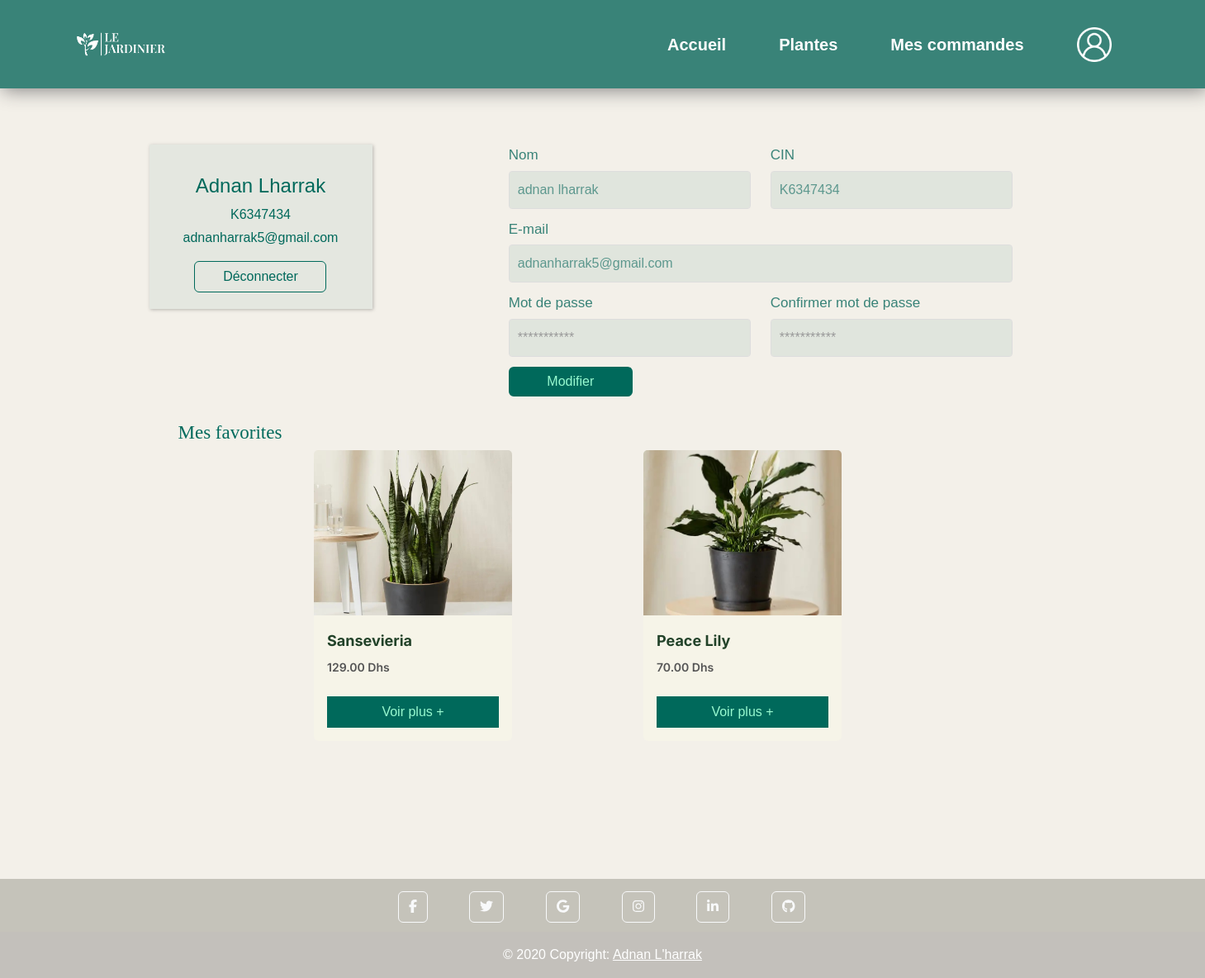
Screenshot of /client/profile.php (signed in) with the database file from the repository.
### tables this page shows
CREATE TABLE `client` (
  `id_client` int(11) NOT NULL,
  `nom_client` varchar(255) DEFAULT NULL,
  `cin` varchar(222) DEFAULT NULL,
  `email` varchar(255) DEFAULT NULL,
  `password` varchar(255) DEFAULT NULL
);

CREATE TABLE `plant` (
  `id_plant` int(11) NOT NULL,
  `nom_plant` varchar(255) DEFAULT NULL,
  `image` varchar(222) NOT NULL,
  `prix` decimal(10,2) DEFAULT NULL,
  `description` text DEFAULT NULL,
  `lumiere` varchar(255) DEFAULT NULL,
  `arrosage` varchar(255) DEFAULT NULL,
  `humidite` varchar(255) DEFAULT NULL,
  `quantite` int(11) DEFAULT NULL
);

### client/profile.php (the view, shortened to what this page needs)
<?php
require('navbar.php');
require('../connection.php');
$id_client = isset($_SESSION['id_client']) ? $_SESSION['id_client'] : '';
$stmt = $pdo->prepare('SELECT * FROM `client` WHERE id_client=:id_client');
$stmt->bindParam(':id_client', $id_client);
$stmt->execute();
$row = $stmt->fetch(PDO::FETCH_ASSOC);
?>
<body>
    <div class="container">
        <div class="main-body">
            <div class="row justify-content-between">
                <div class="col-md-3">
                    <div class="card-1">
                        <div class="card-body">
                            <div class="d-flex flex-column align-items-center text-center">
                                <div class="mt-3">
                                    <h4><?php echo $row['nom_client']; ?></h4>
                                    <p class="text mb-1"><?php echo $row['cin']; ?></p>
                                    <p class="text font-size-sm"><?php echo $row['email']; ?></p>
                                    <button type='button' class='btn btn-supp' data-bs-toggle='modal' data-bs-target='#exampleModal-<?php echo $id_client; ?>'>Déconnecter</button>
                                </div>
                            </div>
                        </div>
                    </div>
                </div>
                <div class="col-md-9">
                    <div class="card-2 mb-3">
                        <div class="card-body">
                            <form action="" method="post">
                                <div class="row">
                                    <div class="col-md-6">
                                        <div class="form-group">
                                            <label for="nom">Nom</label>
                                            <input type="text" class="form-control custom-input" id="nom" name="nom" value="<?php echo $row['nom_client'] ?>">
                                        </div>
                                    </div>
                                    <div class="col-md-6">
                                        <div class="form-group">
                                            <label for="cin">CIN</label>
                                            <input type="text" class="form-control custom-input" id="cin" name="cin" value="<?php echo $row['cin'] ?>">
                                        </div>
                                    </div>
                                </div>
                                <div class="col-md-12">
                                <div class="form-group">
                                    <label for="email">E-mail</label>
                                    <input type="email" class="form-control custom-input" id="email" name="email" value="<?php echo $row['email'] ?>">
                                </div>
                                </div>
                                <div class="row">
                                    <div class="col-md-6">
                                        <div class="form-group">
                                            <label for="password">Mot de passe</label>
                                            <input type="password" class="form-control custom-input" id="password" name="password" placeholder="***********">
                                        </div>
                                    </div>
                                    <div class="col-md-6">
                                        <div class="form-group">
                                            <label for="confirmpass">Confirmer mot de passe</label>
                                            <input type="password" class="form-control custom-input" id="confirmpass" name="confirmpass" placeholder="***********">
                                        </div>
                                    </div>
                                </div>
                                <div class="form-group">
                                    <input type="submit" class="btn btn-primary" id="btn" name="modifier" value="Modifier">
                                </div>
                            </form>
                        </div>
                    </div>
                </div>
                    <?php
                    $stmt = $pdo->prepare('SELECT p.* FROM `favorit` f INNER JOIN `plant` p ON f.id_plant = p.id_plant WHERE f.id_client = :id_client');
                    $stmt->bindParam(':id_client', $id_client);
                    $stmt->execute();
                    $resultSet = $stmt->fetchAll(PDO::FETCH_ASSOC);
                    ?>
                    <div class="row row-cols-1">
                        <h2 class="titrei">Mes favorites</h2>
                        <?php
                        foreach ($resultSet as $row) {
                            $card = '
                            <div class="col-md-4">
                                <div class="card h-100">
                                    <img src="../images/' . $row['image'] . '" class="card-img-top" alt="' . $row['nom_plant'] . '" />
                                    <div class="card-body">
                                        <h5 class="card-title">' . $row['nom_plant'] . '</h5>
                                        <p class="card-text">' . $row['prix'] . ' Dhs</p>
                                        <button class="btn btn-modif">
                                            <a class="text-decoration-none link-1" href="details.php?id_plant=' . $row["id_plant"] . '">Voir plus +</a>
                                        </button>
                                    </div>
                                </div>
                            </div>
                            ';
                            echo $card;
                        }
                        ?>
                    </div>
                </div>
            </div>
        </div>
</body>
<?php
    require "./footer.php";
?>

### client/style.css (style rules this page uses)
body { font-family: 'Inter'; background-color: #FCF9F3; }
body { font-family: Arial, sans-serif; background-color: #F3F0E9; }
label { display: block; font-size: 20px; color: #398378; margin-bottom: 5px; }
input[type="text"], input[type="number"], textarea, select.form-control.form-select.border-0.py-3 { width: 100%; padding: 10px; border: 1px solid #ddd; border-radius: 4px; font-size: 16px; background-color: rgba(57, 131, 120, 0.1); color: #398378c9; }
::placeholder { color: rgba(57, 131, 120, 0.74); }

### client/profile.php (style rules this page uses)
.main-body { margin-top: 175px; margin-left: 99px; }
.card-1 { width: 270px; border: 1px solid #ccc; padding: 20px; background-color: #39837814; border: none; box-shadow: 1px 1px 4px #00000040; }
.card-2.mb-3 { margin-left: 130px; width: 610px; }
.custom-input { border: 1px solid #ccc; padding: 10px; border-radius: 4px; width: 100%; }
.custom-input::placeholder { color: #999; }
label { display: block; font-size: 17px; color: #398378; margin-bottom: 6px; }
input[type="text"], input[type="email"], input[type="password"], select.form-control.form-select.border-0.py-3 { width: 100%; padding: 10px; border: 1px solid #ddd; margin-bottom: 12px; border-radius: 4px; font-size: 16px; background-color: rgba(57, 131, 120, 0.1); color: #398378c9; }
input[type="submit"] { color: #98F9D0; background-color: #00695B; width: 150px; border: none; margin-bottom: 14px; }
h2.titrei { color: #016a5c; font-size: 23px; font-family: initial; margin-left: 70px; }
.h-100 { height: 100%!important; width: 240px; background-color: #f6f4e8; border: none; }
.card-title { font-family: 'Inter'; font-style: normal; font-weight: 600; font-size: 23px; margin-top: 4px; color: #224229; }
.card-text { font-family: 'Inter'; font-style: normal; font-weight: 600; font-size: 14px; margin-top: 4px; color: #224229; }
button.btn.btn-modif { background: #00695B; width: 100%; margin-top: 9px; border-radius: 0px; }
button.btn.btn-modif a { color: #98F9D0; }
h4 { text-transform: capitalize; color: #00695b; }
p.text { color: #00695b; }
button.btn.btn-supp { border: 1px solid #00695b; color: #00695b; width: 160px; }
a.text-decoration-none.link-1 { color: #00695b; }
.row-cols-1 { display: flex; flex-wrap: wrap; justify-content: center; }
.card-img-top { max-height: 200px; object-fit: cover; }
.card-title { font-size: 18px; font-weight: bold; margin-bottom: 10px; }
.card-text { color: #555; }
.col-md-4 { margin-bottom: 43px; }

### rows the page displays
client: nom_client "Adnan Lharrak", cin "K6347434", email "adnanharrak5@gmail.com", nom "adnan lharrak"
plant: image (picture), nom_plant "Sansevieria", prix "129.00"
plant: image (picture), nom_plant "Peace Lily", prix "70.00"
